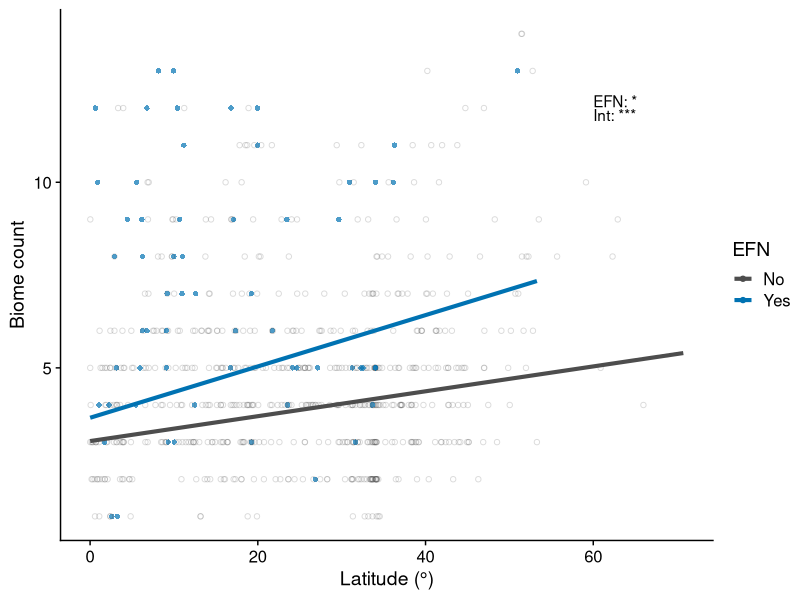
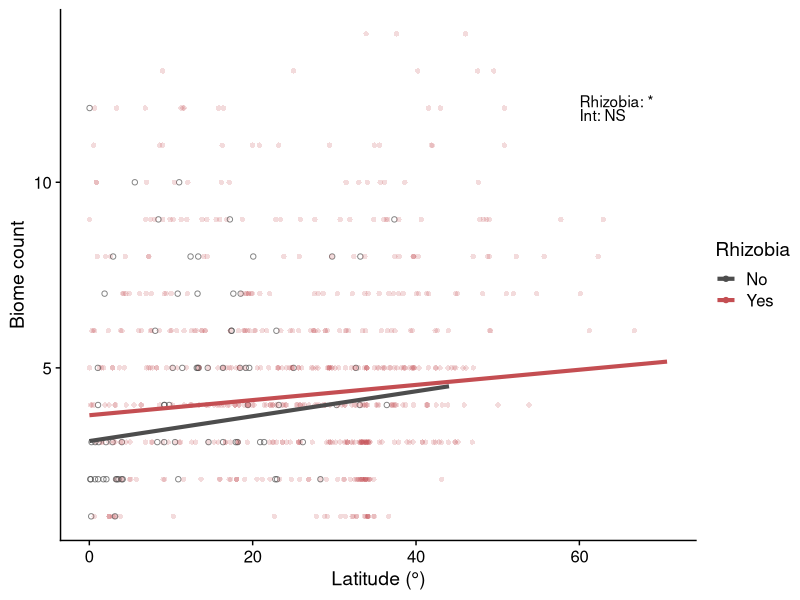
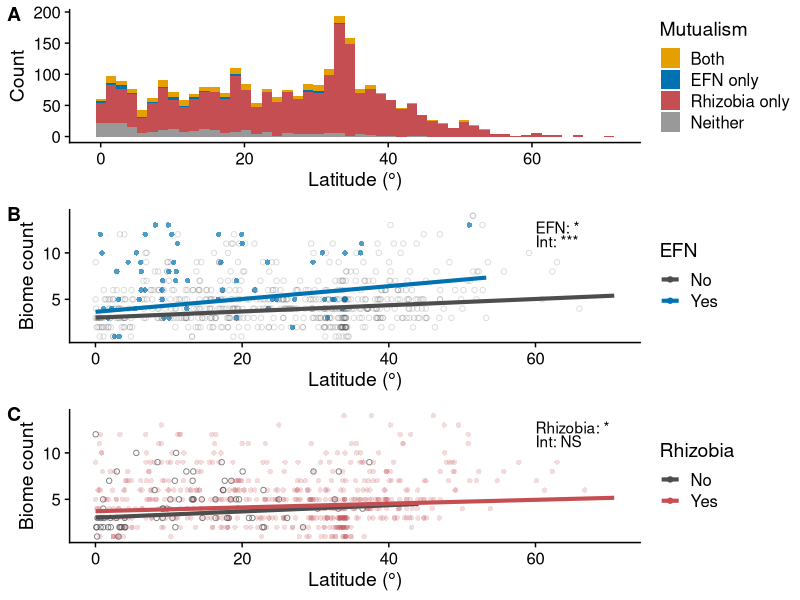

Write the R code that produced these figures, in order. (Note: this script raises an error after producing the figures.)
#Packages
library(tidyverse)
library(cowplot)
library(here)
library(ggeffects)

#Read in data
data <- read.csv("data/pgls_species_data.csv")

#Make sure factors are factors
data$EFN <- as.factor(data$EFN)
data$fixer <- as.factor(data$fixer)
data$abs_med_lat <- as.numeric(data$abs_med_lat)

#Read in model predictions from script 08
EFN_biome_means <- read.csv(here("tables/biome_EFN_predictions.csv"))
fixer_biome_means <- read.csv(here("tables/biome_fixer_predictions.csv"))
biome_stats <- read.csv(here("tables/biome_number_output_table.csv"))

#Set seed for reproducibility
set.seed(10)

#Make sure group is a factor
EFN_biome_means$group <- as.factor(EFN_biome_means$group)

#Calculate max latitude for each group
max_noEFN <- max(data[data$EFN == 0, "abs_med_lat"])
max_EFN <- max(data[data$EFN == 1, "abs_med_lat"])

#Set position of p-values inset
x_pos <- 60
y_pos <- 12

#Extract p-values from model results for plotting asterixes on figure
sig_EFN <- ifelse(biome_stats[biome_stats$X == "EFN1", "p.value"] <= 0.05 & biome_stats[biome_stats$X == "EFN1", "p.value"] >= 0.01, "*", 
                  ifelse(biome_stats[biome_stats$X == "EFN1", "p.value"] <= 0.01 & biome_stats[biome_stats$X == "EFN1", "p.value"] >= 0.001, "**", 
                         ifelse(biome_stats[biome_stats$X == "EFN1", "p.value"] <= 0.001, "***", 
                  "NS")))
sig_EFNint <- ifelse(biome_stats[biome_stats$X == "EFN1:abs_med_lat", "p.value"] <= 0.05 & biome_stats[biome_stats$X == "EFN1:abs_med_lat", "p.value"] >= 0.01, "*", 
                     (ifelse(biome_stats[biome_stats$X == "EFN1:abs_med_lat", "p.value"] <= 0.01 & biome_stats[biome_stats$X == "EFN1:abs_med_lat", "p.value"] >= 0.001, "**", 
                            (ifelse(biome_stats[biome_stats$X == "EFN1:abs_med_lat", "p.value"] <= 0.001, "***", 
                     "NS")))))
sig_fix <- ifelse(biome_stats[biome_stats$X == "fixer1", "p.value"] <= 0.05 & biome_stats[biome_stats$X == "fixer1", "p.value"] >= 0.01, "*", 
                  ifelse(biome_stats[biome_stats$X == "fixer1", "p.value"] <= 0.01 & biome_stats[biome_stats$X == "fixer1", "p.value"] >= 0.001, "**", 
                         ifelse(biome_stats[biome_stats$X == "fixer1", "p.value"] <= 0.001, "***", 
                                "NS")))
sig_fixint <- ifelse(biome_stats[biome_stats$X == "abs_med_lat:fixer1", "p.value"] <= 0.05 & biome_stats[biome_stats$X == "abs_med_lat:fixer1", "p.value"] >= 0.01, "*", 
                     (ifelse(biome_stats[biome_stats$X == "abs_med_lat:fixer1", "p.value"] <= 0.01 & biome_stats[biome_stats$X == "abs_med_lat:fixer1", "p.value"] >= 0.001, "**", 
                             (ifelse(biome_stats[biome_stats$X == "abs_med_lat:fixer1", "p.value"] <= 0.001, "***", 
                                     "NS")))))

#Make figure
p1 <- ggplot()+
  geom_point(data=data %>% slice_sample(prop = 0.25), aes(x=abs_med_lat, y=num_biome, color=EFN, alpha=EFN, shape=EFN), size=1.5)+
  theme_cowplot()+
  scale_alpha_manual(values=c(0.2, 0.7), guide="none")+
  scale_shape_manual(values = c("1" = 16, "0"   = 1), guide="none")+
  scale_colour_manual(values=c("#4D4D4D", "#0072B2"), labels=c("No", "Yes"))+
  ylab("Biome count")+
  xlab("Latitude (\u00B0)")+
  geom_line(data=EFN_biome_means %>% filter(!(group=="0" & x>max_noEFN)) %>% filter(!(group=="1" & x > max_EFN)), aes(x=x, y=predicted, colour=group), linewidth=1.4)+
  annotate("text", label=paste0("EFN: ", sig_EFN, "\nInt: ", sig_EFNint), x=x_pos, y=y_pos, lineheight = .75, hjust=0)
p1

#Make sure group is a factor
fixer_biome_means$group <- as.factor(fixer_biome_means$group)

#Calculate max latitude for each group
max_nofixer <- max(data[data$fixer == 0, "abs_med_lat"])
max_fixer <- max(data[data$fixer == 1, "abs_med_lat"])

#Make figure
p2 <- ggplot()+
  geom_point(data=data %>% slice_sample(prop = 0.25), aes(x=abs_med_lat, y=num_biome, color=fixer, alpha=fixer, shape=fixer), size=1.5)+
  theme_cowplot()+
  scale_alpha_manual(values=c(0.7, 0.2), guide="none")+
  scale_shape_manual(values = c("1" = 16, "0"   = 1), guide="none")+
  scale_colour_manual(values=c("#4D4D4D", "#C44E52"), labels=c("No", "Yes"))+
  ylab("Biome count")+
  xlab("Latitude (\u00B0)")+
  labs(colour="Rhizobia")+
  geom_line(data=fixer_biome_means %>% filter(!(group=="0" & x>max_nofixer)) %>% filter(!(group=="1" & x > max_fixer)), aes(x=x, y=predicted, colour=group), linewidth=1.4)+
  annotate("text", label=paste0("Rhizobia: ", sig_fix, "\nInt: ", sig_fixint), x=x_pos, y=y_pos, lineheight = .75, hjust=0)
p2

# Make histogram showing distribution of species by latitude and mutualism ----
data$Mutualism<-ifelse(data$EFN=="1" & data$fixer=="0", "EFN",
                       ifelse(data$EFN=="0" & data$fixer=="1", "rhizobia",
                              ifelse(data$EFN=="1" & data$fixer=="1", "both", "none")))

#Make figure
p3 <-data %>% 
  mutate(Mutualism=fct_relevel(Mutualism, "both", "EFN", "rhizobia", "none")) %>% 
  ggplot(aes(x=abs_med_lat))+
  geom_histogram(aes(fill=Mutualism), color = NA, bins=50)+
  theme_cowplot()+
  xlab("Latitude (\u00B0)")+
  ylab("Count")+
  scale_fill_manual(values=c("#E69F00", "#0072B2", "#C44E52", "#999999"), labels=c("Both", "EFN only", "Rhizobia only", "Neither"))


#Make multi-panel plot
p4 <- cowplot::plot_grid(p3, p1, p2, nrow=3, align = "v", axis = "lr", labels=c("AUTO"))
p4

#Save final Figure 2
save_plot("figures/Figure2.pdf", p4, base_height = 8, base_width = 6)
